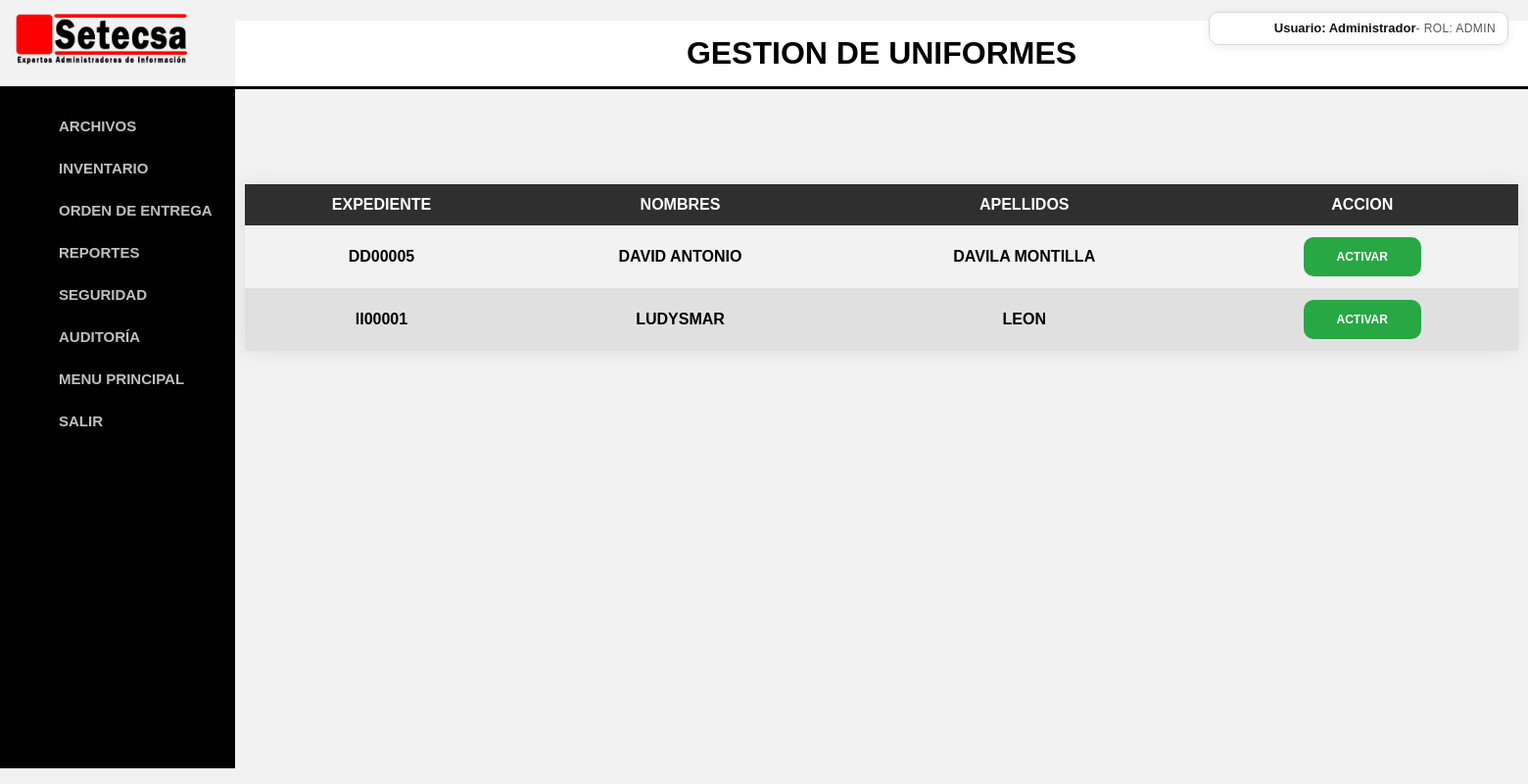
Page /empleadosretiradosvista.php (signed in) on the committed database.
### tables this page shows
CREATE TABLE `empleados` (
  `id` bigint(20) UNSIGNED NOT NULL,
  `expediente` varchar(7) NOT NULL,
  `cedula` varchar(8) NOT NULL,
  `nombres` varchar(40) NOT NULL,
  `apellidos` varchar(40) NOT NULL,
  `cargo` bigint(20) UNSIGNED NOT NULL,
  `ingreso` date NOT NULL,
  `ubicacion` bigint(20) UNSIGNED NOT NULL,
  `activo` int(11) NOT NULL
);

### empleadosretiradosvista.php (the view)
<?php
    include ('encabezado.php');
    include ('conexion_db.php');
    $qry = "select * from empleados where activo = 0 order by expediente";
    $result = mysqli_query($mysqli,$qry) or die('La consulta falló: '.$mysqli -> error);
    $css1= "sr_grid1";
    $color[1]=$css1;
    $ncolor=0;
?>
<html lang="en">
    <br><br><br><br>
    <table class="styled-table-5">
        <thead>
            <tr>
                <th>EXPEDIENTE</th>
                <th>NOMBRES</th>
                <th>APELLIDOS</th>
                <th>ACCION</th>
            </tr>
        </thead>
        <tbody>
                <?php
                    while($row = mysqli_fetch_array($result, MYSQLI_ASSOC))
                    {
                        $id = $row['id'];
                        $expediente = $row['expediente'];
                        $nombres = $row['nombres'];
                        $apellidos = $row['apellidos'];
                ?>
                        <tr class="<?php echo $color[$ncolor]?>">
                            <td><?php echo nl2br(trim($expediente))?></td>
                            <td><?php echo nl2br(trim($nombres))?></td>
                            <td><?php echo nl2br(trim($apellidos))?></td>
                            <td>
                                <input type="button"  class="boton boton-verde" title="ACTIVAR EMPLEADO" value="ACTIVAR" onclick="javascript:{lanzar('empleadosactivarretirar.php?id=<?php echo $id?>&status=ACTIVAR')}" />
                            </td>
                        </tr>
                <?php
                        $ncolor = $ncolor + 1;
                        if ($ncolor > 1 ) { $ncolor=0;}
                    }
                ?>
            </tbody>
    </table>
</html>

### formatos.css (style rules this page uses)
body { font-family: Arial, sans-serif; margin: 0; padding: 0; margin-left: 240px; background-color: #f2f2f2; color: #000; }
.sr_grid1 { background-color: #e0e0e0; }
.boton { font-size:12px; font-family:sans-serif; font-weight:bold; color:#ffffff; background:#333333; border:0px; border-radius: 10px; width:120px; height:40px; }
.boton-verde { background: #28a745; color: #ffffff; }
.styled-table-5 { border-collapse: collapse; margin: 25px 10px; font-size: 1em; font-family: sans-serif; min-width: 1300px; box-shadow: 0 0 20px #dcdcdc; }
.styled-table-5 thead tr { background-color: #2f2f2f; color: #ffffff; text-align: middle; }
.styled-table-5 th, .styled-table-5 td { padding: 12px 15px; }
.styled-table-5 tbody tr td { text-align: center; font-weight: bold; color: #000000; height: 10px; }

### rows in the picture
empleados: expediente "DD00005", nombres "DAVID ANTONIO", apellidos "DAVILA MONTILLA"
empleados: expediente "ll00001", nombres "LUDYSMAR", apellidos "LEON"

### other values in the picture
$nombreUsuarioSesion "Administrador"
$rolUsuarioSesion "ADMIN"
